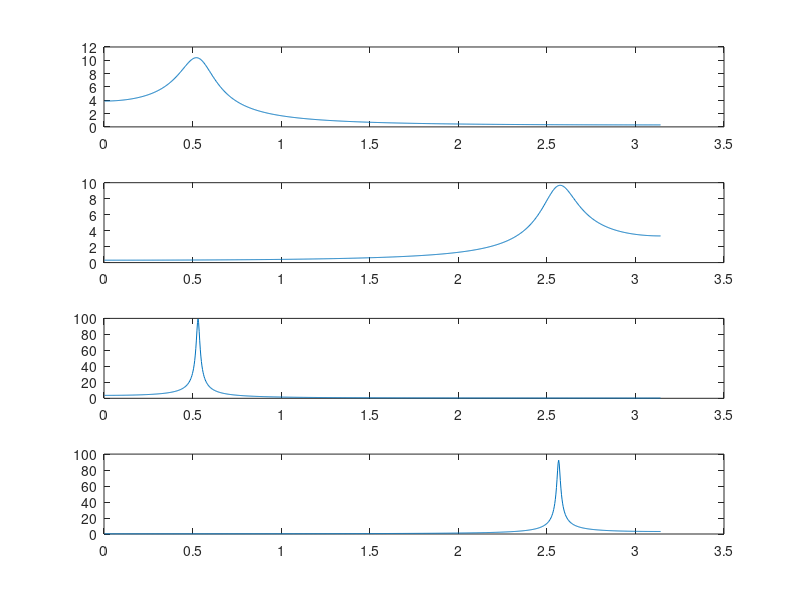

MATLAB code to generate this figure:
clear; clc;
r = 0.9;
fi = pi/100;

Aa1 = -r*(exp((1i*pi/fi))+exp((-1i*pi/fi)));
Aa2 = r*r;

r = 0.9;
fi = pi/10;
Ba1 = -r*(exp((1i*pi/fi))+exp((-1i*pi/fi)));
Ba2 = r*r;

r = 0.99;
fi = pi/100;
Ca1 = -r*(exp((1i*pi/fi))+exp((-1i*pi/fi)));
Ca2 = r*r;

r = 0.99;
fi = pi/10;
Da1 = -r*(exp((1i*pi/fi))+exp((-1i*pi/fi)));
Da2 = r*r;

% mac_w = 0;
% mac_H = 0;
% for i=1:1000
%     w = pi*i/1000;
%     H = 1/(1+(Aa1*exp(-1i*w))+(Aa2*((exp(-1i*w))^2)));
%     H = abs(H);
%     H=10*log(H);
%     mac_w = [mac_w w];
%     mac_H = [mac_H H];
% end
% 
% figure
% plot(mac_w, mac_H);

% z = tf('z');
% figure
% H = tf([1 0 0], [1 Aa1 Aa2]);
% bodemag(H);

% figure
% H = tf(1, [1 Ba1 Ba2]);
% bodemag(H);
% figure
% H = tf(1,[Ba1 Ba2 1]);
% bodemag(H);
% 
% figure
% H = tf(1,[Ca1 Ca2 1]);
% bodemag(H);
% 
% figure
% H = tf(1,[Da1 Da2 1]);
% bodemag(H);


for i = 1:1:1000
   w = (pi*i)/1000;
   x(i) = w;
   z = exp(-1i*w);
   
   HA = z^2/(z^2 + Aa1*z + Aa2);
   AA(i) = abs(HA);
   
   HB = z^2/(z^2 + Ba1*z + Ba2);
   AB(i) = abs(HB);
   
   HC = z^2/(z^2 + Ca1*z + Ca2);
   AC(i) = abs(HC);
   
   HD = z^2/(z^2 + Da1*z + Da2);
   AD(i) = abs(HD);
    
end
figure();
subplot(4,1,1)
plot(x,AA);
subplot(4,1,2)
plot(x,AB);
subplot(4,1,3)
plot(x,AC);
subplot(4,1,4)
plot(x,AD);